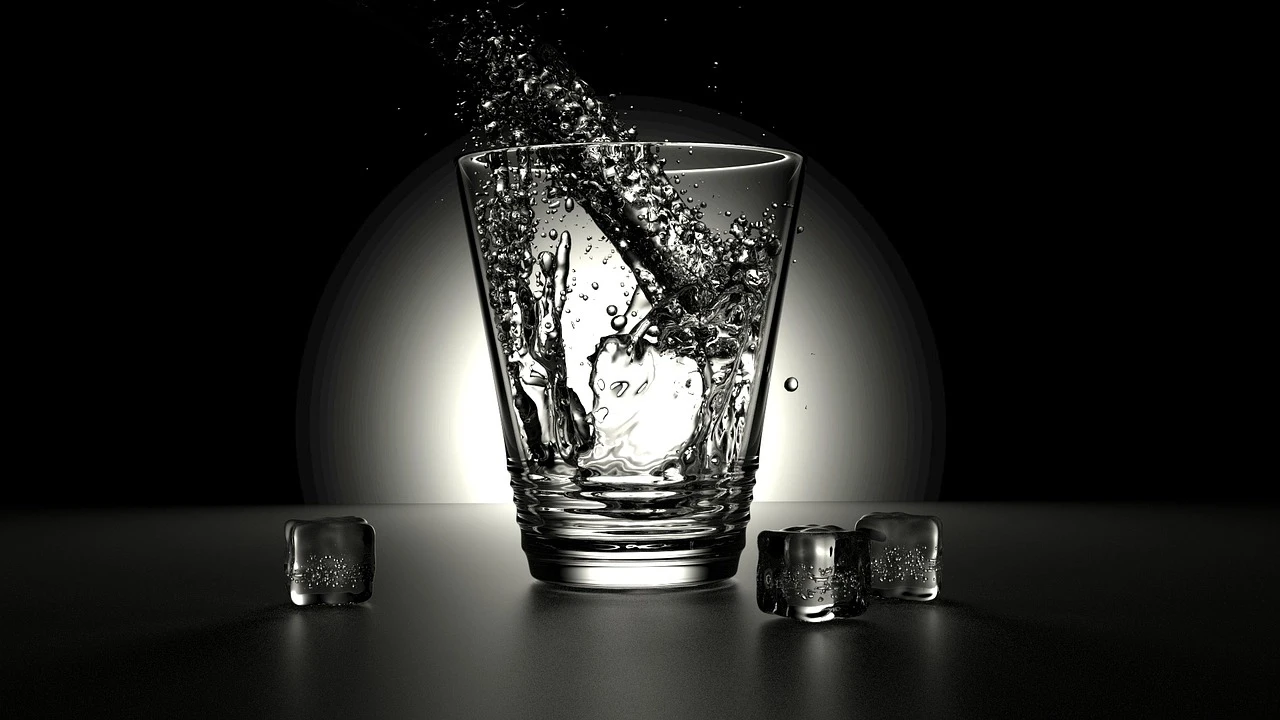
#> input picture Image/glass.jpg, 1280 x 720 px, found by its file name
$ python flip.py
#> lines starting #> are read from the running program, lines starting #| are printed output that depends on the picture
import cv2

src = cv2.imread("Image/glass.jpg", cv2.IMREAD_COLOR)
#> src is the input picture: shape (720, 1280, 3); mean B, G, R 35.2, 37.4, 37.1
dst = cv2.flip(src, -10)
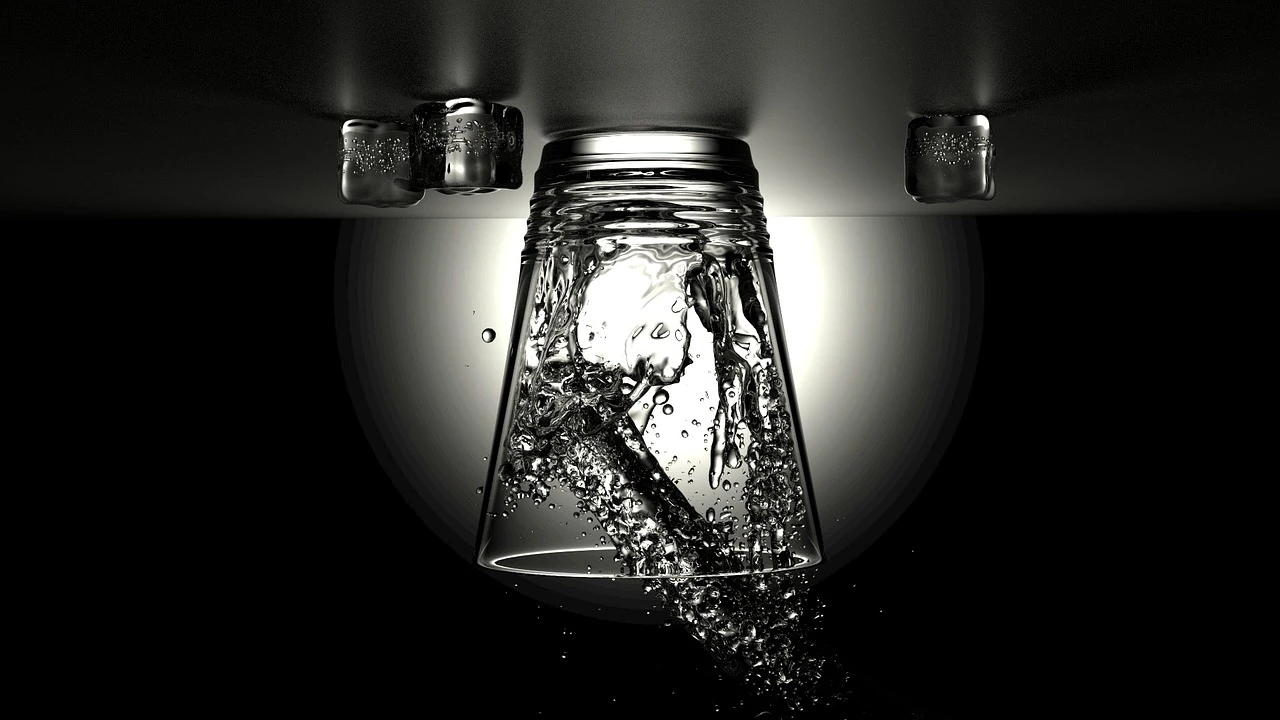
#> dst: shape (720, 1280, 3); mean B, G, R 35.2, 37.4, 37.1

cv2.imshow("src", src)
cv2.imshow("dst", dst)
cv2.waitKey()
cv2.destroyAllWindows()
